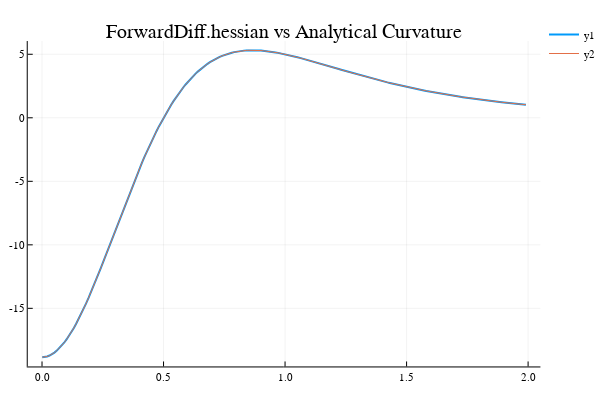

The notebook cell this image was saved under:
### Code cell
bzDD = @. 2*pi*(1.0)*(-3.0)*(1.0^2-4.0*z^2)/sqrt((1.0^2 + z^2)^7)
wowww = Array{Float64,1}()
    for i in z
        push!(wowww,normCurve([0.0,0.0,i])[3,3])
    end
plot(z,wowww,linewidth=2,title="ForwardDiff.hessian vs Analytical Curvature")
plot!(z,bzDD)

### Figure 1 — Plotly figure (JSON) as saved in the notebook; plotly's stock layout.template omitted (floating-point values rounded to 4 significant figures; data arrays with more than 128 entries replaced by an {"elided": "..."} marker saying what was removed)
{"data": [{"colorbar": {"title": ""}, "hoverinfo": "text", "legendgroup": "y1", "line": {"color": "rgba(0, 154, 250, 1.000)", "dash": "solid", "shape": "linear", "width": 2}, "mode": "lines", "name": "y1", "showlegend": true, "text": {"elided": "200 null values"}, "type": "scatter", "x": {"elided": "200 float values"}, "xaxis": "x1", "y": {"elided": "200 float values"}, "yaxis": "y1", "zmax": 0.1, "zmin": -0.1}, {"colorbar": {"title": ""}, "hoverinfo": "text", "legendgroup": "y2", "line": {"color": "rgba(227, 111, 71, 1.000)", "dash": "solid", "shape": "linear", "width": 1}, "mode": "lines", "name": "y2", "showlegend": true, "text": {"elided": "200 null values"}, "type": "scatter", "x": {"elided": "200 float values"}, "xaxis": "x1", "y": {"elided": "200 float values"}, "yaxis": "y1", "zmax": 0.1, "zmin": -0.1}], "layout": {"annotations": [{"font": {"color": "rgba(0, 0, 0, 1.000)", "family": "sans-serif", "size": 20}, "rotation": 0, "showarrow": false, "text": "ForwardDiff.hessian vs Analytical Curvature", "x": 0.5222, "xanchor": "center", "xref": "paper", "y": 1, "yanchor": "top", "yref": "paper"}], "height": 400, "legend": {"bgcolor": "rgba(255, 255, 255, 1.000)", "bordercolor": "rgba(0, 0, 0, 1.000)", "font": {"color": "rgba(0, 0, 0, 1.000)", "family": "sans-serif", "size": 11}, "tracegroupgap": 0, "x": 1, "y": 1}, "margin": {"b": 20, "l": 0, "r": 0, "t": 20}, "paper_bgcolor": "rgba(255, 255, 255, 1.000)", "plot_bgcolor": "rgba(255, 255, 255, 1.000)", "showlegend": true, "width": 600, "xaxis": {"anchor": "y1", "domain": [0.05101, 0.9934], "gridcolor": "rgba(0, 0, 0, 0.100)", "gridwidth": 0.5, "linecolor": "rgba(0, 0, 0, 1.000)", "mirror": false, "range": [-0.0587, 2.051], "showgrid": true, "showline": true, "showticklabels": true, "tickangle": 0, "tickcolor": "rgb(0, 0, 0)", "tickfont": {"color": "rgba(0, 0, 0, 1.000)", "family": "sans-serif", "size": 11}, "tickmode": "array", "ticks": "inside", "ticktext": ["0.0", "0.5", "1.0", "1.5", "2.0"], "tickvals": [0, 0.5, 1, 1.5, 2], "title": "", "titlefont": {"color": "rgba(0, 0, 0, 1.000)", "family": "sans-serif", "size": 15}, "type": "-", "visible": true, "zeroline": false, "zerolinecolor": "rgba(0, 0, 0, 1.000)"}, "yaxis": {"anchor": "x1", "domain": [0.03762, 0.9415], "gridcolor": "rgba(0, 0, 0, 0.100)", "gridwidth": 0.5, "linecolor": "rgba(0, 0, 0, 1.000)", "mirror": false, "range": [-19.57, 6.042], "showgrid": true, "showline": true, "showticklabels": true, "tickangle": 0, "tickcolor": "rgb(0, 0, 0)", "tickfont": {"color": "rgba(0, 0, 0, 1.000)", "family": "sans-serif", "size": 11}, "tickmode": "array", "ticks": "inside", "ticktext": ["-15", "-10", "-5", "0", "5"], "tickvals": [-15, -10, -5, 0, 5], "title": "", "titlefont": {"color": "rgba(0, 0, 0, 1.000)", "family": "sans-serif", "size": 15}, "type": "-", "visible": true, "zeroline": false, "zerolinecolor": "rgba(0, 0, 0, 1.000)"}}}
